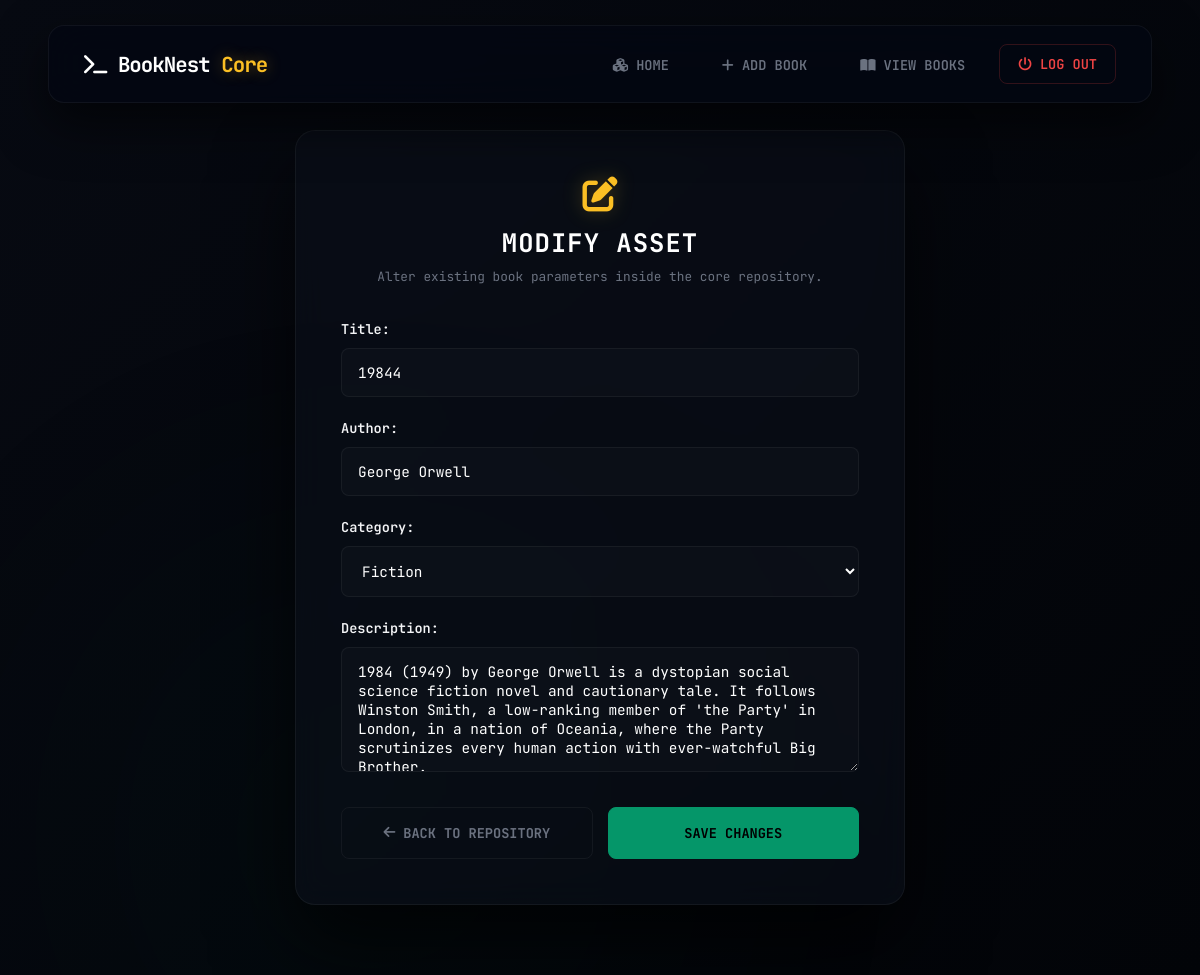
The app's page /dashboard/edit-book/4/ (signed in), older data.
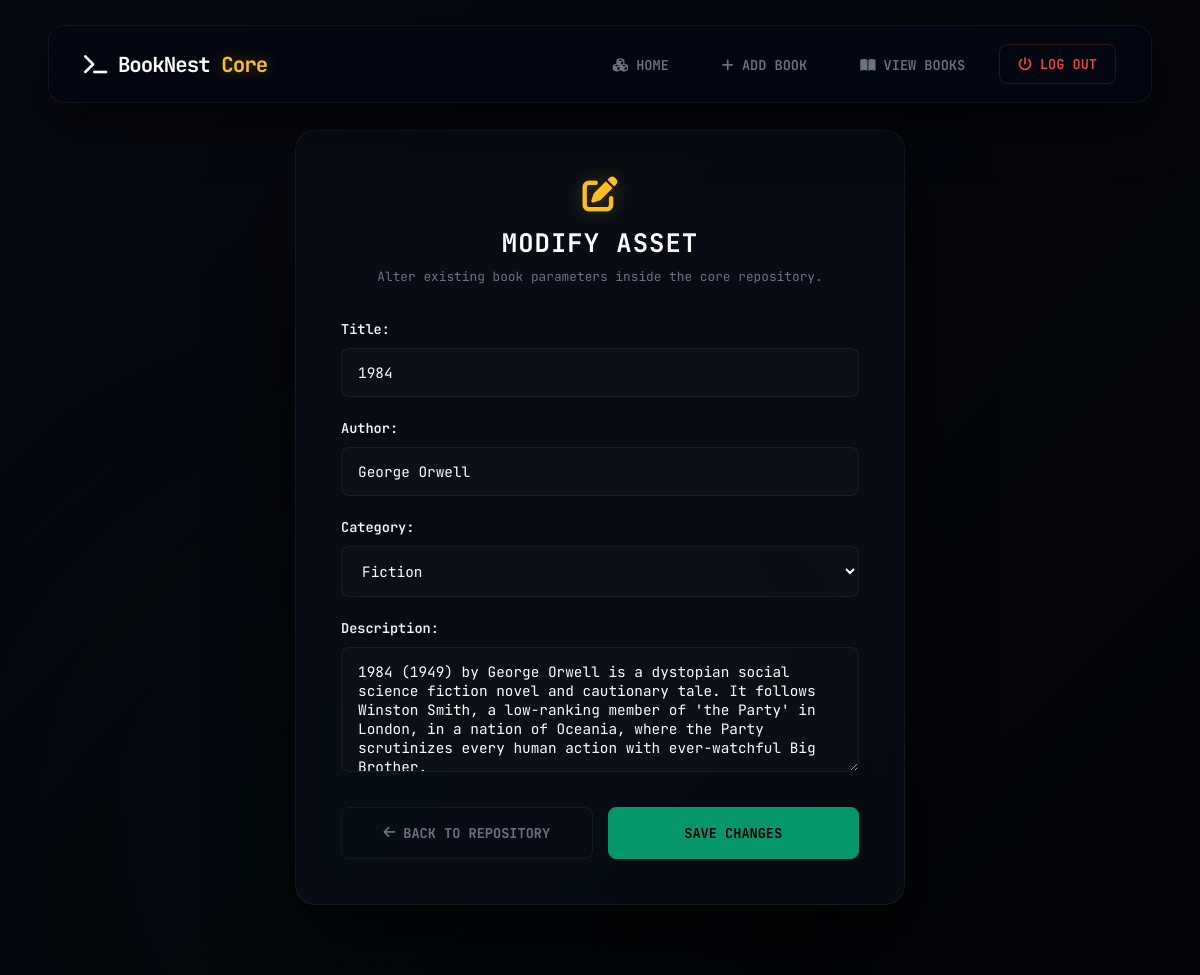
The same page, newer data.
### booknest_library/models.py (models this page shows, shortened)
class Book(models.Model):
    CATEGORY_CHOICES = [
        ('fiction', 'Fiction'),
        ('non-fiction', 'Non-Fiction'),
        ('science', 'Science'),
        ('history', 'History'),
        ('technology', 'Technology'),
        ('business', 'Business'),
        ('self-help', 'Self-Help'),
        ('children', 'Children'),
    ]
    book_id = models.CharField(max_length=50, unique=True)
    title = models.CharField(max_length=200)
    author = models.CharField(max_length=200)
    category = models.CharField(max_length=20, choices=CATEGORY_CHOICES)
    description = models.TextField(blank=True)
    image = models.ImageField(upload_to='book_images/', blank=True, null=True)
    is_available = models.BooleanField(default=True)
    created_at = models.DateTimeField(auto_now_add=True)
    updated_at = models.DateTimeField(auto_now=True)

### booknest_library/views.py (the view)
# urls.py: path('dashboard/edit-book/<int:book_id>/', views.edit_book, name='edit_book'),
@login_required
def edit_book(request, book_id):
    book = get_object_or_404(Book, id=book_id)
    if request.method == 'POST':
        form = EditBookForm(request.POST, request.FILES, instance=book)
        if form.is_valid():
            form.save()
            messages.success(request, 'Book updated successfully!')
            return redirect('view_books_admin')
    else:
        form = EditBookForm(instance=book)
    return render(request, 'edit_book.html', {'form': form, 'book': book})

### booknest_library/forms.py
class EditBookForm(forms.ModelForm):
    class Meta:
        model = Book
        fields = ['title', 'author', 'category', 'description']
        widgets = {
            'description': forms.Textarea(attrs={'rows': 5, 'cols': 35}),
        }

### templates/edit_book.html (shortened to what this page needs)
{% load static %}
<!DOCTYPE html>
<html lang="en">
<head>
    <link rel="stylesheet" href="https://cdnjs.cloudflare.com/ajax/libs/font-awesome/6.4.0/css/all.min.css">
</head>
<body>
    <div class="animated-bg"></div>
    <nav class="glass-nav">
        <h2 class="logo"><i class="fas fa-terminal"></i> BookNest <span class="brand-accent">Core</span></h2>
        <ul class="nav-menu">
            <li><a class="nav-link" href="{% url 'admin_home' %}"><i class="fas fa-cubes"></i> Home</a></li>
            <li><a class="nav-link" href="{% url 'admin_add_book' %}"><i class="fas fa-plus"></i> Add Book</a></li>
            <li><a class="nav-link" href="{% url 'view_books_admin' %}"><i class="fas fa-book-open"></i> View Books</a></li>
            <li>
                <form method="POST" action="{% url 'logout' %}" style="display: inline;">
                    <button type="submit" class="logout-btn"><i class="fas fa-power-off"></i> Log Out</button>
                </form>
            </li>
        </ul>
    </nav>
    <main class="form-container">
        <div class="form-card">
            <div class="form-header">
                <i class="fas fa-edit form-icon"></i>
                <h2>Modify Asset</h2>
                <p>Alter existing book parameters inside the core repository.</p>
            </div>
            <form method="POST" enctype="multipart/form-data" class="cyber-form">
                <div class="django-fields-wrapper">
                    {{ form.as_p }}
                </div>
                <div class="form-actions">
                    <a href="{% url 'view_books_admin' %}" class="btn-back">
                        <i class="fas fa-arrow-left"></i> Back to Repository
                    </a>
                    <button type="submit" class="btn-submit">Save Changes</button>
                </div>
            </form>
        </div>
    </main>
</body>
</html>

Row changes from the older to the newer data that the page shows:
changed Book "George Orwell": title "19844" → "1984"
